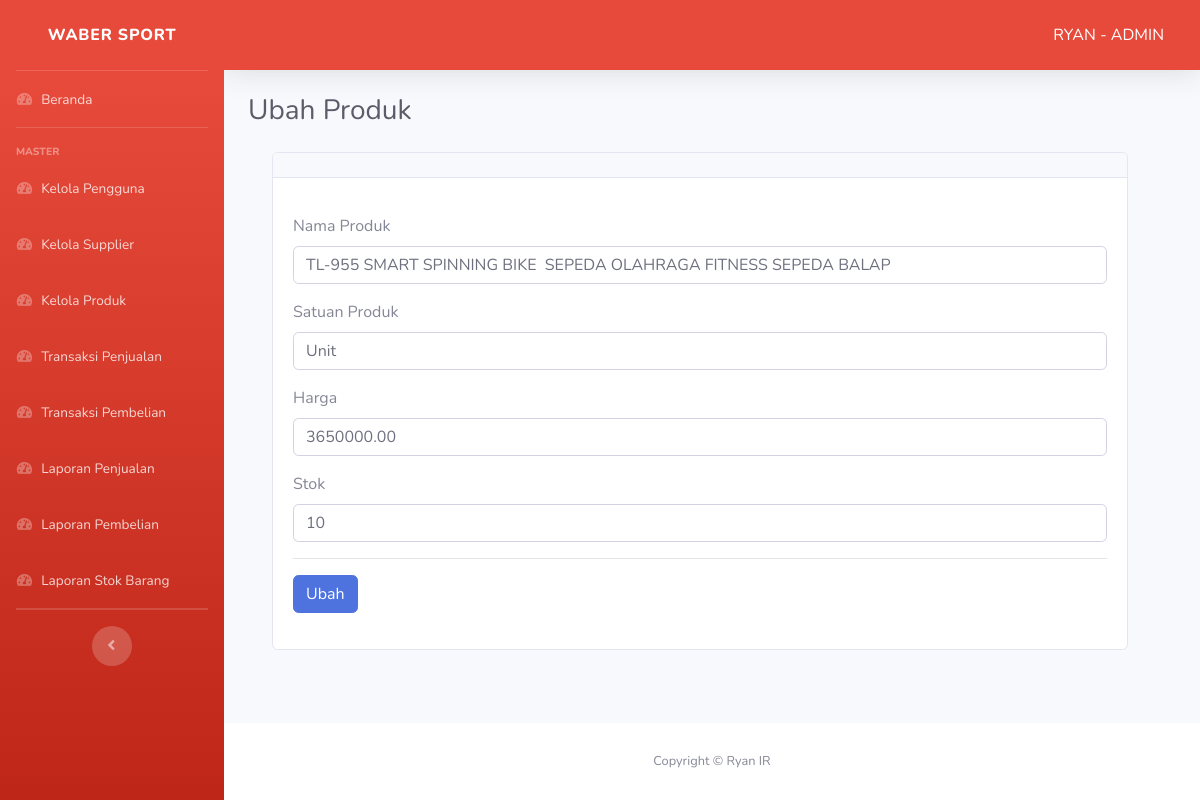
The app's page /pages/admin/ubah-produk.php?id=1 (signed in) with its own data.
### tables this page shows
CREATE TABLE `produk` (
  `id_produk` int(11) NOT NULL,
  `nama_produk` varchar(100) NOT NULL,
  `satuan_produk` varchar(20) NOT NULL,
  `harga` decimal(10,2) NOT NULL,
  `stok` int(11) NOT NULL
);

### pages/admin/ubah-produk.php (the view, shortened to what this page needs)
<!DOCTYPE html>
<html lang="en">
<head>
    <?php include '../../layout/header.php' ?>
</head>
<body id="page-top">
    <div id="wrapper">
        <?php include '../../layout/sidebar-admin.php' ?>
        <div id="content-wrapper" class="d-flex flex-column">
            <div id="content">
                <?php include '../../layout/topbar.php' ?>
                <div class="container-fluid">
                    <div class="d-sm-flex align-items-center justify-content-between mb-4">
                        <h1 class="h3 mb-0 text-gray-800">Ubah Produk</h1>
                    </div>
                    <div class="container row">
                        <div class="col-12">
                            <div class="card mb-5">
                                <div class="card-header">
                                </div>
                                <div class="card-body">
                                    <?php
                                    include "../../koneksi.php";
                                    if (isset($_GET['id'])) {
                                        $id = $_GET['id'];
                                        $data = mysqli_query($koneksi, "SELECT * FROM produk WHERE id_produk='$id'");
                                        if ($d = mysqli_fetch_array($data)) {
                                    ?>
                                            <form action="ubah-produk-proses.php" method="post">
                                                <div class="form-group">
                                                    <label for="nama_produk">Nama Produk</label>
                                                    <input type="text" name="nama_produk" id="nama_produk" value="<?php echo $d['nama_produk']; ?>" class="form-control" required />
                                                </div>
                                                <div class="form-group">
                                                    <label for="satuan_produk">Satuan Produk</label>
                                                    <input type="text" name="satuan_produk" id="satuan_produk" value="<?php echo $d['satuan_produk']; ?>" class="form-control" required />
                                                </div>
                                                <div class="form-group">
                                                    <label for="harga">Harga</label>
                                                    <input type="text" name="harga" id="harga" value="<?php echo $d['harga']; ?>" class="form-control" required />
                                                </div>
                                                <div class="form-group">
                                                    <label for="stok">Stok</label>
                                                    <input type="number" name="stok" id="stok" value="<?php echo $d['stok']; ?>" class="form-control" required />
                                                </div>
                                                <hr>
                                                <div class="form-group">
                                                    <input type="submit" class="btn btn-primary" value="Ubah" />
                                                </div>
                                            </form>
                                    <?php
                                        } else {
                                            echo "<div class='alert alert-danger'>Data tidak ditemukan.</div>";
                                        }
                                    } else {
                                        echo "<div class='alert alert-danger'>ID tidak ditemukan.</div>";
                                    }
                                    ?>
                                </div>
                            </div>
                        </div>
                    </div>
                </div>
            </div>
            <?php include '../../layout/footer.php' ?>
        </div>
    </div>
</body>
</html>

### records on screen
produk: nama_produk "TL-955 SMART SPINNING BIKE SEPEDA OLAHRAGA FITNESS SEPEDA BALAP", satuan_produk "Unit", harga "3650000.00", stok "10"

### other values on screen
$_SESSION['nama'] "RYAN"
$_SESSION['jabatan'] "ADMIN"
